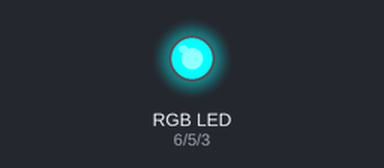
Recording of a sketch running on a simulated Arduino Uno, built with avr-gcc and run on an emulated ATmega328P. Parts: an RGB LED mixed from three pins (HIGH = lit).

Above: at 0.05 s.
At 1.5 s:
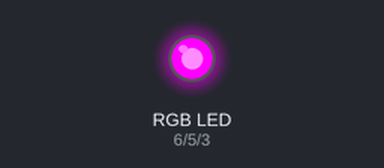
At 2.95 s:
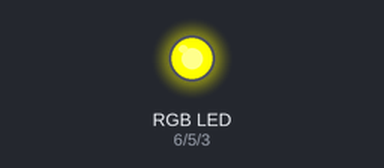
At 3.7 s:
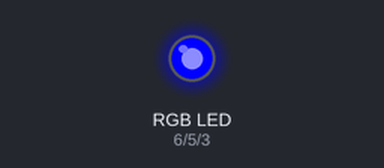
At 4.45 s:
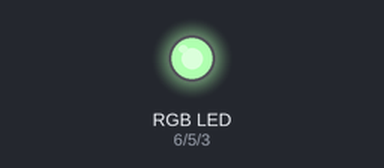
At 5.95 s:
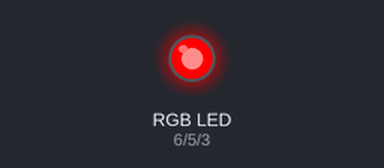
Timing chart, 0 to 7.8 s (numbered marks = the images above):
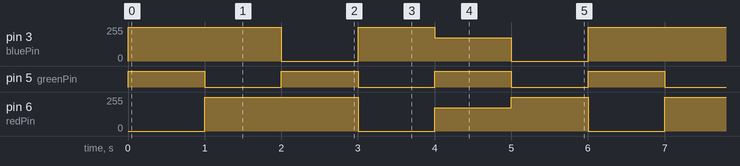

Measured:
- by itself, pin 3 (bluePin): repeats every 6.0 s: 0/255 1.0 s, 255/255 1.0 s, 175/255 1.0 s, 0/255 1.0 s, 255/255 2.0 s
- by itself, pin 5 (greenPin): alternates HIGH for 1.0 s and LOW for 1.0 s
- by itself, pin 6 (redPin): repeats every 6.0 s: 0/255 1.0 s, 175/255 1.0 s, 255/255 1.0 s, 0/255 1.0 s, 255/255 2.0 s

The sketch:

MyBlink.ino
```cpp
// Define Pins
int bluePin = 3;
int greenPin = 5;
int redPin = 6;
int stoptime = 1000;

#define COMMON_ANODE

// the setup function runs once when you press reset or power the board
void setup() {
  pinMode(redPin,OUTPUT);
  pinMode(greenPin,OUTPUT);
  pinMode(bluePin,OUTPUT);

}

// the loop function runs over and over again forever
void loop() {
  setColor(255, 0, 0); // red
  delay(stoptime);
  setColor(0, 255, 0); // green
  delay(stoptime);
  setColor(0, 0, 255); // blue
  delay(stoptime);
  setColor(255, 255, 0); // yellow
  delay(stoptime);
  setColor(80, 0, 80); // purple
  delay(stoptime);
  setColor(0, 255, 255); // aqua
  delay(stoptime);
}

void setColor(int red, int green, int blue) {
  #ifdef COMMON_ANODE
    red = 255 - red;
    green = 255 - green;
    blue = 255 - blue;
  #endif
  analogWrite(redPin, red);
  analogWrite(greenPin, green);
  analogWrite(bluePin, blue);
}
```
